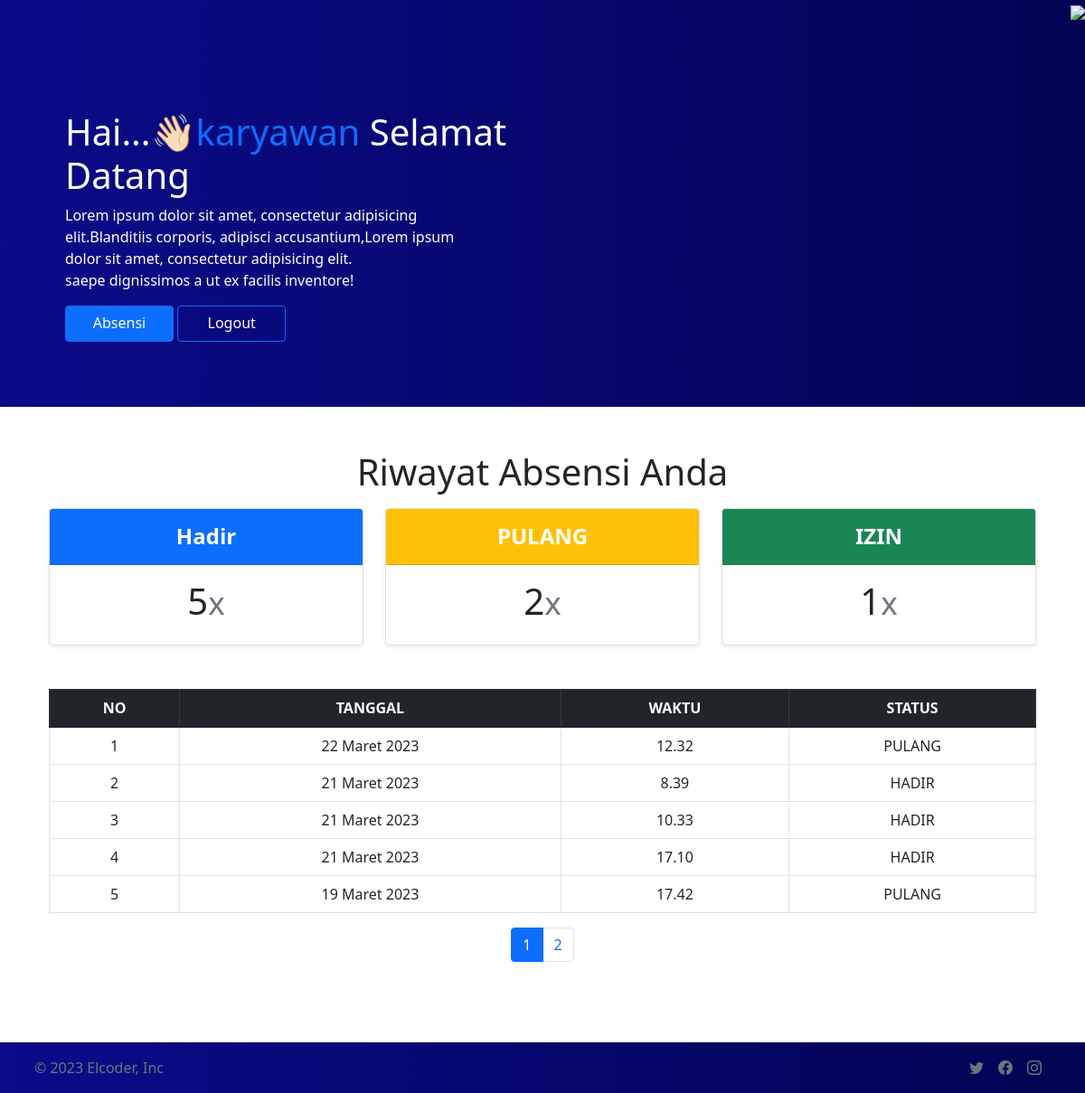
Before: /akun (signed in) with the older database file.
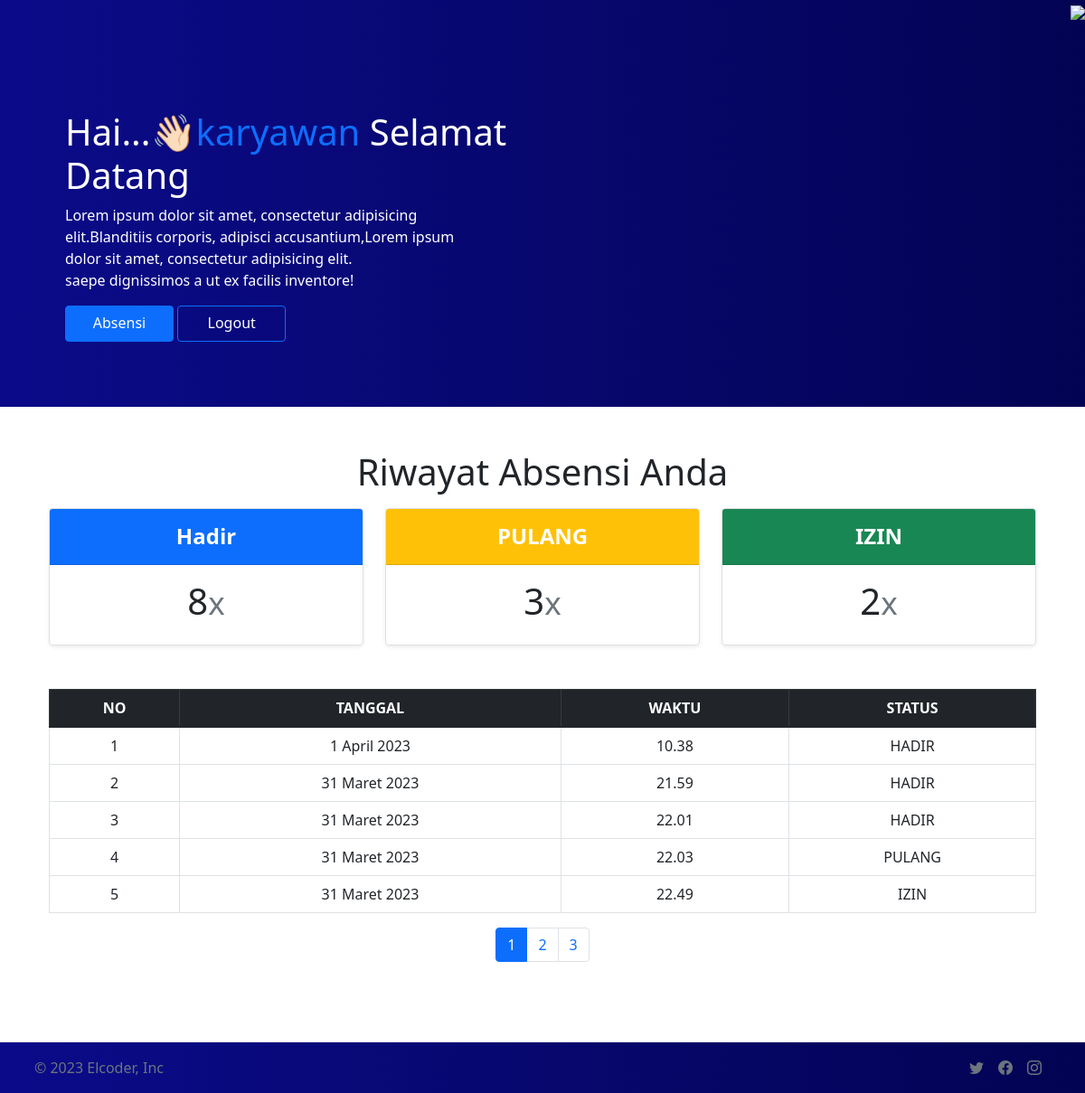
After: the same page with the newer database file.
### absenapp/models.py (models this page shows, shortened)
class absenModel(models.Model):
    pegawai     =models.ForeignKey(profil, on_delete=models.DO_NOTHING)
    tgl         =models.DateField(auto_now_add=True)
    waktu       =models.TimeField(auto_now_add=True)
    absen=(
        ('HADIR','HADIR'),
        ('IZIN','IZIN'),
        ('PULANG','PULANG'),
    )
    status      =models.CharField(choices=absen, max_length=50, default='HADIR')
    ket         =models.TextField(null=True, blank=True)

### absen/views.py (the view)
# urls.py: path('akun',views.akun, name='akun'),
def akun(request):
    if request.user.is_active:
        profile=profil.objects.get(nama=request.user)
        datas= absenModel.objects.filter(pegawai=profile)
        jh=0
        ji=0
        jp=0
        for jlh in datas:
            if jlh.status == 'HADIR': #jika status absennya hadir maka variabel inisialisasi kita jumlahkan
                jh += 1
            elif jlh.status == 'IZIN':
                ji += 1
            elif jlh.status == 'PULANG':
                jp += 1
            else:
                pass
        data = datas.order_by('-tgl')
        hal = Paginator(data,5)
        hal_list = request.GET.get('page')
        datas = hal.get_page(hal_list)
    else:
        return redirect('absen:login')
    context = {
        'datas':datas,
        'jlh_hadir':jh,
        'jlh_izin':ji,
        'jlh_pulang':jp,
    }
    return render(request,'akun.html',context)

### templates/akun.html (shortened to what the changed rows need)
{%load static%}
<!doctype html>
<html lang="en">
  <head>
    <link href="{%static 'css/bootstrap.css'%}" rel="stylesheet">
    <link rel="stylesheet" href="https://cdn.jsdelivr.net/npm/bootstrap-icons@1.10.3/font/bootstrap-icons.css">
  </head>
  <body>
    <div class="row" style="background-image: linear-gradient(to right,  rgb(11, 11, 138),rgb(3, 3, 83));">
      <div class="col-6">
        <div class="container text-white pt-4" style="height: 450px;">
          <div class="head ps-5 pt-5" style="margin: 50px auto;" >
            <h1 class=""> Hai...👋🏻<a class="text-primary" href="/" style="text-decoration: none;">{{user}}</a> Selamat Datang</h1>
          </div>
        </div>
      </div>
    </div>
    <div class="container py-5 text-center container">
      <h1 class="fw-light">Riwayat Absensi Anda</h1>
      <div class="container mt-3">
        <div class="row row-cols-1 row-cols-md-3 mb-3 text-center">
          <div class="col">
            <div class="card mb-4 rounded-3 shadow-sm">
              <div class="card-body">
                <h1 class="card-title pricing-card-title">{{jlh_hadir}}<small class="text-muted fw-light">x</small></h1>
              </div>
            </div>
          </div>
          <div class="col">
            <div class="card mb-4 rounded-3 shadow-sm">
              <div class="card-body">
                <h1 class="card-title pricing-card-title">{{jlh_pulang}}<small class="text-muted fw-light">x</small></h1>
              </div>
            </div>
          </div>
          <div class="col">
            <div class="card mb-4 rounded-3 shadow-sm">
              <div class="card-body">
                <h1 class="card-title pricing-card-title">{{jlh_izin}}<small class="text-muted fw-light">x</small></h1>
              </div>
            </div>
          </div>
        </div>
      </div>
      <div class="container mt-4">
        <table class="table table-bordered align-middle able-responsive">
          <thead class="table-dark">
            <tr>
              <th>NO</th>
              <th>TANGGAL</th>
              <th>WAKTU</th>
              <th>STATUS</th>
            </tr>
          </thead>
          <tbody>
            {%for data in datas.object_list%}
            <tr>
              <td>{{forloop.counter}}</td>
              <td>{{data.tgl}}</td>
              <td>{{data.waktu}}</td>
              <td>{{data.status}}</td>
            </tr>
            {%endfor%}
          </tbody>
        </table>
        <nav aria-label="Page navigation example">
          <ul class="pagination justify-content-center">
            {%for data in datas.paginator.page_range%}
              {%if datas.number == data %}
              <li class="page-item active">
                <a class="page-link" href="{%url 'akun'%}?page={{data}}">{{data}}</a>
              </li>
              {%else%}
              <li class="page-item">
                <a class="page-link" href="{%url 'akun'%}?page={{data}}">{{data}}</a>
              </li>
              {%endif%}
            {%endfor%}
          </ul>
        </nav>
      </div>
    </div>
  </body>
</html>

Changed rows visible on the page:
no longer on this page (row unchanged): absenModel: tgl "22 Maret 2023", waktu "12.32", status "PULANG"
no longer on this page (row unchanged): absenModel: tgl "21 Maret 2023", waktu "8.39", status "HADIR"
no longer on this page (row unchanged): absenModel: tgl "21 Maret 2023", waktu "10.33", status "HADIR"
no longer on this page (row unchanged): absenModel: tgl "21 Maret 2023", waktu "17.10", status "HADIR"
no longer on this page (row unchanged): absenModel: tgl "19 Maret 2023", waktu "17.42", status "PULANG"
added absenModel: tgl "1 April 2023", waktu "10.38", status "HADIR"
added absenModel: tgl "31 Maret 2023", waktu "21.59", status "HADIR"
added absenModel: tgl "31 Maret 2023", waktu "22.01", status "HADIR"
added absenModel: tgl "31 Maret 2023", waktu "22.03", status "PULANG"
added absenModel: tgl "31 Maret 2023", waktu "22.49", status "IZIN"
Other visible differences:
{{ jlh_hadir }}: "5" → "8"
{{ jlh_pulang }}: "2" → "3"
{{ jlh_izin }}: "1" → "2"
new list line: "3"
